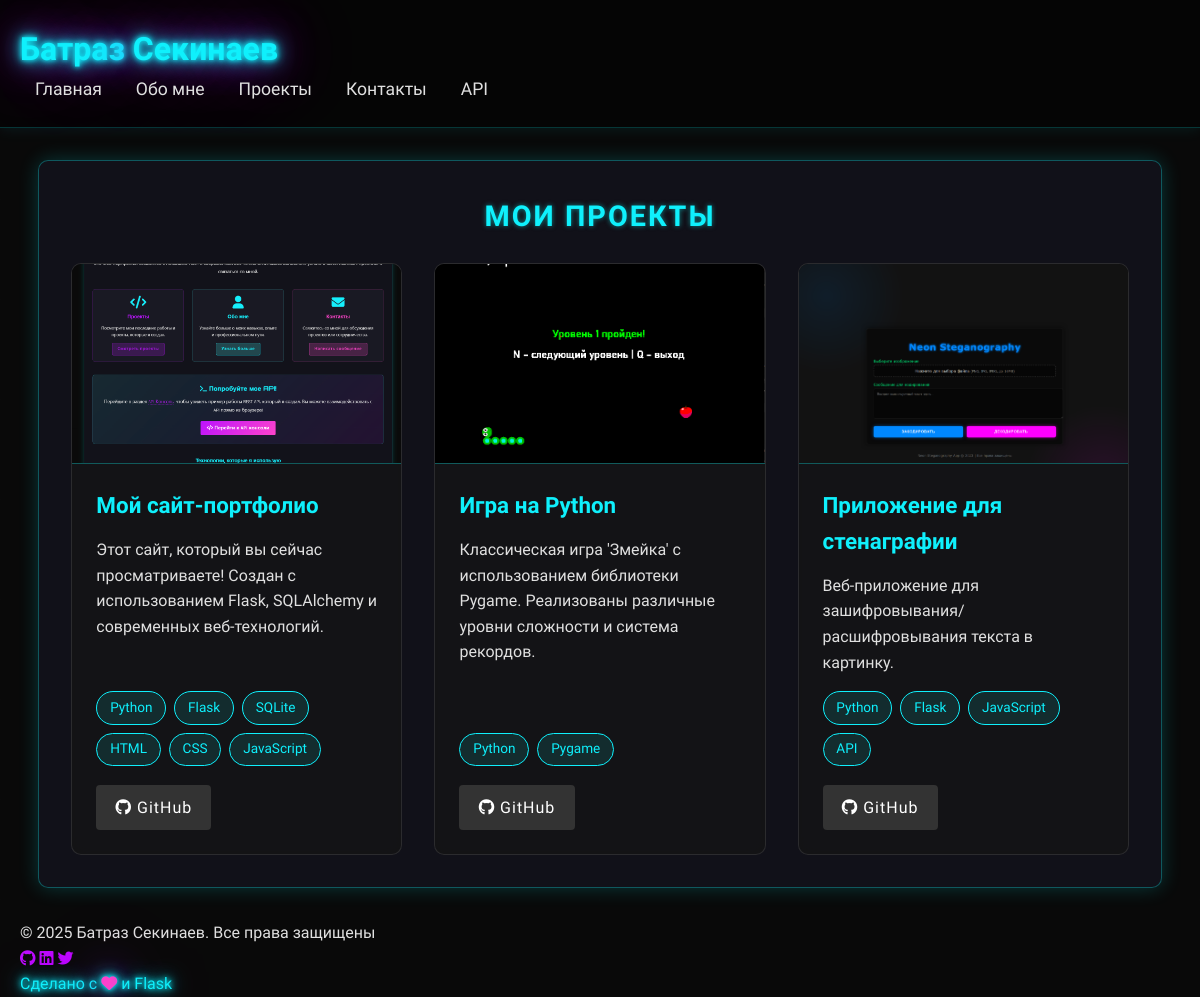
The app's page /projects with its own data.
### models.py (models this page shows, shortened)
class Project(db.Model):
    id = db.Column(db.Integer, primary_key=True)
    title = db.Column(db.String(100), nullable=False)
    description = db.Column(db.Text, nullable=False)
    technologies = db.Column(db.String(200))
    github_url = db.Column(db.String(200))
    demo_url = db.Column(db.String(200))
    image_url = db.Column(db.String(200))

### app.py (the view)
@app.route('/projects')
def projects():
    projects_list = Project.query.all()
    return render_template('projects.html', page_title='Мои проекты', projects=projects_list)

### app.py (called while the page is built)
@app.context_processor
def inject_now():
    return {'now': datetime.now(timezone.utc)}  # Исправлено на timezone-aware

### templates/projects.html (shortened to what this page needs)
{% extends "base.html" %}
{% block content %}
<div class="content-container">
    <h2 class="section-title">Мои проекты</h2>
    {% if projects %}
    <div class="projects-grid">
        {% for project in projects %}
        <div class="project-card">
            {% if project.image_url %}
            <img src="{{ url_for('static', filename=project.image_url) }}"
                 alt="{{ project.title }}"
                 class="project-image">
            {% endif %}
            <div class="project-content">
                <h3>{{ project.title }}</h3>
                <p>{{ project.description }}</p>
                {% if project.technologies %}
                <div class="technologies" style="
                                display: flex;
                                flex-wrap: wrap;
                                gap: 0.5rem;
                                margin-bottom: 1.2rem;
                            ">
                    {% for tech in project.technologies.split(',') %}
                    <span class="tech-tag" style="
                                        background: rgba(11, 252, 252, 0.1);
                                        color: var(--accent-neon);
                                        padding: 0.3rem 0.8rem;
                                        border-radius: 20px;
                                        font-size: 0.85rem;
                                        border: 1px solid var(--accent-neon);
                                    ">
                                        {{ tech.strip() }}
                                    </span>
                    {% endfor %}
                </div>
                {% endif %}
                <div class="project-links" style="
                            display: flex;
                            gap: 1rem;
                            margin-top: auto;
                        ">
                    {% if project.github_url %}
                    <a href="{{ project.github_url }}" target="_blank" class="btn github-btn" style="
                                    background: #333;
                                    color: white;
                                    text-decoration: none;
                                    padding: 0.6rem 1.2rem;
                                    border-radius: 4px;
                                    font-weight: 500;
                                    transition: all 0.3s;
                                ">
                        <i class="fab fa-github"></i> GitHub
                    </a>
                    {% endif %}
                </div>
            </div>
        </div>
        {% endfor %}
    </div>
    {% endif %}
</div>
{% endblock %}

### templates/base.html (shortened to what this page needs)
<!DOCTYPE html>
<html lang="ru">
<head>
    <link rel="stylesheet" href="https://cdnjs.cloudflare.com/ajax/libs/font-awesome/6.4.0/css/all.min.css">
    <link rel="stylesheet" href="{{ url_for('static', filename='css/main.css') }}">
    <link rel="stylesheet" href="{{ url_for('static', filename='css/neon.css') }}">
    <link rel="stylesheet" href="{{ url_for('static', filename='css/forms.css') }}">
</head>
<body>
<header class="pulse-animation">
    <div class="container">
        <div class="header-content">
            <div class="logo">
                <h1 class="neon-text flicker-animation">Батраз <span>Секинаев</span></h1>
            </div>
            <nav>
                <a href="/" class="glow-on-hover">Главная</a>
                <a href="/about" class="glow-on-hover">Обо мне</a>
                <a href="/projects" class="glow-on-hover">Проекты</a>
                <a href="/contact" class="glow-on-hover">Контакты</a>
                <a href="/api/console" class="glow-on-hover">API</a>
            </nav>
        </div>
    </div>
</header>
<main class="container">
    {% block content %}{% endblock %}
</main>
<footer>
    <div class="container">
        <div class="footer-content">
            <p>© {{ now.year }} Батраз Секинаев. Все права защищены</p>
            <div class="social-links">
                <a href="https://github.com/yourusername" target="_blank" class="glow-on-hover">
                    <i class="fab fa-github"></i>
                </a>
                <a href="https://linkedin.com/in/yourusername" target="_blank" class="glow-on-hover">
                    <i class="fab fa-linkedin"></i>
                </a>
                <a href="https://twitter.com/yourusername" target="_blank" class="glow-on-hover">
                    <i class="fab fa-twitter"></i>
                </a>
            </div>
            <p class="neon-text">Сделано с <i class="fas fa-heart pulse-animation" style="color: var(--accent-pink);"></i> и Flask</p>
        </div>
    </div>
</footer>
</body>
</html>

### static/css/main.css (style rules this page uses)
:root { --bg-dark: #0a0a0a; --bg-darker: #050505; --text-primary: #e0e0e0; --text-secondary: #a0a0a0; --accent-neon: #0ff0fc; --accent-purple: #bc13fe; --accent-pink: #ff44cc; --card-bg: rgba(20, 20, 20, 0.7); --card-border: rgba(255, 255, 255, 0.1); }
* { box-sizing: border-box; margin: 0; padding: 0; }
body { background-color: var(--bg-dark); color: var(--text-primary); font-family: 'Rajdhani', 'Segoe UI', sans-serif; line-height: 1.6; min-height: 100vh; display: flex; flex-direction: column; }
.container { max-width: 1200px; margin: 0 auto; padding: 0 20px; flex: 1; }
.content-container { background: rgba(20, 20, 30, 0.8); border: 1px solid rgba(11, 252, 252, 0.3); border-radius: 10px; padding: 2rem; margin: 2rem 0; backdrop-filter: blur(10px); box-shadow: 0 0 20px rgba(11, 252, 252, 0.2); }
.section-title { color: var(--accent-neon); text-align: center; margin-bottom: 1.5rem; font-family: 'Orbitron', sans-serif; text-transform: uppercase; letter-spacing: 2px; font-size: 1.8rem; text-shadow: 0 0 5px rgba(11, 252, 252, 0.5); }
.projects-grid { display: grid; grid-template-columns: repeat(auto-fill, minmax(300px, 1fr)); gap: 2rem; margin-top: 1.5rem; }
.project-card { background: var(--card-bg); border: 1px solid rgba(11, 252, 252, 0.3); border-radius: 10px; overflow: hidden; transition: all 0.3s ease; display: flex; flex-direction: column; }
.project-image { width: 100%; height: 200px; object-fit: cover; border-bottom: 1px solid rgba(11, 252, 252, 0.3); }
.project-content { padding: 1.5rem; flex-grow: 1; display: flex; flex-direction: column; }
.project-content h3 { font-size: 1.4rem; margin-bottom: 0.8rem; color: var(--accent-neon); }
.project-content p { margin-bottom: 1rem; color: var(--text-primary); flex-grow: 1; }
h1, h2, h3, h4, h5, h6 { font-family: 'Orbitron', sans-serif; color: var(--accent-neon); }
a { color: var(--accent-purple); text-decoration: none; transition: color 0.3s ease; }
header { background-color: var(--bg-darker); padding: 1.5rem 0; border-bottom: 1px solid rgba(11, 252, 252, 0.2); box-shadow: 0 0 15px rgba(11, 252, 252, 0.1); }
nav a { color: var(--text-primary); text-decoration: none; margin: 0 15px; font-size: 1.1rem; position: relative; transition: all 0.3s ease; }
.project-card { background: var(--card-bg); border: 1px solid var(--card-border); backdrop-filter: blur(10px); transition: all 0.3s ease; }
.btn { border: none; border-radius: 4px; padding: 0.8rem 1.5rem; font-weight: 600; letter-spacing: 1px; transition: all 0.3s ease; }
.github-btn { background: linear-gradient(135deg, #333 0%, #222 100%); color: white; }
* { transition: color 0.3s ease, background-color 0.3s ease, border-color 0.3s ease; }
html { scroll-behavior: smooth; }
body::before { content: ""; position: fixed; top: 0; left: 0; width: 100%; height: 100%; z-index: -1; opacity: 0.3; }

### static/css/neon.css (style rules this page uses)
.neon-text { color: var(--accent-neon); text-shadow: 0 0 5px var(--accent-neon), 0 0 10px var(--accent-neon), 0 0 20px var(--accent-neon), 0 0 40px var(--accent-purple), 0 0 80px var(--accent-purple); }
.glow-on-hover { transition: text-shadow 0.3s ease; }
.flicker-animation { animation: flicker 3s infinite; }
.pulse-animation { animation: pulse 2s infinite; }

### records on screen
Project: image_url (picture), title "Мой сайт-портфолио", description "Этот сайт, который вы сейчас просматриваете! Создан с использованием Flask, SQLAlchemy и современных веб-технологий.", strip "Python" "Flask" "SQLite" "HTML" "CSS" "JavaScript"
Project: image_url (picture), title "Игра на Python", description "Классическая игра 'Змейка' с использованием библиотеки Pygame. Реализованы различные уровни сложности и система рекордов.", strip "Python" "Pygame"
Project: image_url (picture), title "Приложение для стенаграфии", description "Веб-приложение для зашифровывания/расшифровывания текста в картинку.", strip "Python" "Flask" "JavaScript" "API"
